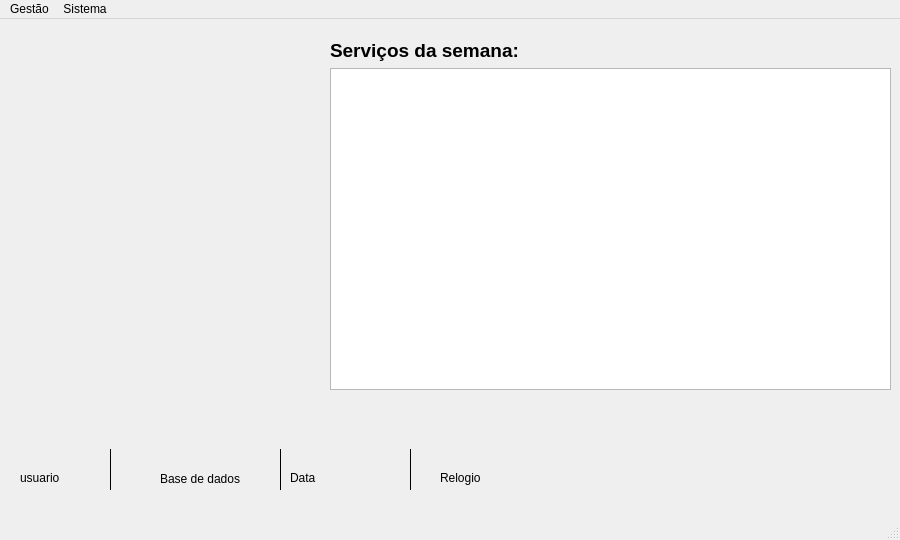
<?xml version="1.0" encoding="UTF-8"?>
<ui version="4.0">
 <class>Frm_principal</class>
 <widget class="QMainWindow" name="Frm_principal">
  <property name="geometry">
   <rect>
    <x>0</x>
    <y>0</y>
    <width>900</width>
    <height>540</height>
   </rect>
  </property>
  <property name="windowTitle">
   <string>Menu</string>
  </property>
  <widget class="QWidget" name="centralwidget">
   <widget class="QLabel" name="lb_base_dados">
    <property name="geometry">
     <rect>
      <x>160</x>
      <y>450</y>
      <width>101</width>
      <height>20</height>
     </rect>
    </property>
    <property name="frameShape">
     <enum>QFrame::NoFrame</enum>
    </property>
    <property name="frameShadow">
     <enum>QFrame::Plain</enum>
    </property>
    <property name="text">
     <string>Base de dados</string>
    </property>
   </widget>
   <widget class="QLabel" name="lb_nome_usuario">
    <property name="geometry">
     <rect>
      <x>20</x>
      <y>450</y>
      <width>67</width>
      <height>17</height>
     </rect>
    </property>
    <property name="text">
     <string>usuario</string>
    </property>
   </widget>
   <widget class="QLabel" name="lb_relogio">
    <property name="geometry">
     <rect>
      <x>440</x>
      <y>450</y>
      <width>67</width>
      <height>17</height>
     </rect>
    </property>
    <property name="text">
     <string>Relogio</string>
    </property>
   </widget>
   <widget class="Line" name="line_2">
    <property name="geometry">
     <rect>
      <x>100</x>
      <y>430</y>
      <width>20</width>
      <height>41</height>
     </rect>
    </property>
    <property name="frameShadow">
     <enum>QFrame::Plain</enum>
    </property>
    <property name="lineWidth">
     <number>1</number>
    </property>
    <property name="orientation">
     <enum>Qt::Vertical</enum>
    </property>
   </widget>
   <widget class="Line" name="line_3">
    <property name="geometry">
     <rect>
      <x>270</x>
      <y>430</y>
      <width>20</width>
      <height>41</height>
     </rect>
    </property>
    <property name="frameShadow">
     <enum>QFrame::Plain</enum>
    </property>
    <property name="lineWidth">
     <number>1</number>
    </property>
    <property name="orientation">
     <enum>Qt::Vertical</enum>
    </property>
   </widget>
   <widget class="Line" name="line_4">
    <property name="geometry">
     <rect>
      <x>400</x>
      <y>430</y>
      <width>20</width>
      <height>41</height>
     </rect>
    </property>
    <property name="frameShadow">
     <enum>QFrame::Plain</enum>
    </property>
    <property name="lineWidth">
     <number>1</number>
    </property>
    <property name="orientation">
     <enum>Qt::Vertical</enum>
    </property>
   </widget>
   <widget class="QLabel" name="lb_data">
    <property name="geometry">
     <rect>
      <x>290</x>
      <y>450</y>
      <width>111</width>
      <height>17</height>
     </rect>
    </property>
    <property name="text">
     <string>Data</string>
    </property>
   </widget>
   <widget class="QLabel" name="label">
    <property name="geometry">
     <rect>
      <x>10</x>
      <y>70</y>
      <width>301</width>
      <height>131</height>
     </rect>
    </property>
    <property name="text">
     <string/>
    </property>
    <property name="pixmap">
     <pixmap resource="Imagens.qrc">:/Imagens/logo_menu.png</pixmap>
    </property>
   </widget>
   <widget class="QWidget" name="layoutWidget">
    <property name="geometry">
     <rect>
      <x>330</x>
      <y>20</y>
      <width>561</width>
      <height>351</height>
     </rect>
    </property>
    <layout class="QVBoxLayout" name="verticalLayout">
     <item>
      <widget class="QLabel" name="label_2">
       <property name="text">
        <string>&lt;html&gt;&lt;head/&gt;&lt;body&gt;&lt;p&gt;&lt;span style=&quot; font-size:14pt; font-weight:700;&quot;&gt;Serviços da semana:&lt;/span&gt;&lt;/p&gt;&lt;/body&gt;&lt;/html&gt;</string>
       </property>
      </widget>
     </item>
     <item>
      <widget class="QTableWidget" name="tw_listaservicos"/>
     </item>
    </layout>
   </widget>
  </widget>
  <widget class="QMenuBar" name="menubar">
   <property name="geometry">
    <rect>
     <x>0</x>
     <y>0</y>
     <width>900</width>
     <height>22</height>
    </rect>
   </property>
   <widget class="QMenu" name="menuGest_o">
    <property name="title">
     <string>Gestão</string>
    </property>
    <widget class="QMenu" name="menuVe_culos">
     <property name="title">
      <string>Veículos</string>
     </property>
     <addaction name="actionCadastro_de_Marcas"/>
     <addaction name="actionCadastro_de_Modelos"/>
     <addaction name="separator"/>
     <addaction name="actionCadastro_de_Ve_culos_de_Clientes"/>
    </widget>
    <widget class="QMenu" name="menuVendas_2">
     <property name="title">
      <string>Vendas</string>
     </property>
     <addaction name="actionNova_Venda"/>
     <addaction name="actionGestao_Vendas"/>
    </widget>
    <widget class="QMenu" name="menuServi_os_2">
     <property name="title">
      <string>Serviços</string>
     </property>
     <addaction name="actionAgendar_Servi_o"/>
     <addaction name="actionOrdem_de_Servi_o"/>
    </widget>
    <addaction name="separator"/>
    <addaction name="actionUsu_rios"/>
    <addaction name="actionClientes"/>
    <addaction name="actionFornecedores"/>
    <addaction name="menuVe_culos"/>
    <addaction name="actionEstoque"/>
    <addaction name="separator"/>
    <addaction name="menuVendas_2"/>
    <addaction name="menuServi_os_2"/>
   </widget>
   <widget class="QMenu" name="menuSistema">
    <property name="title">
     <string>Sistema</string>
    </property>
    <addaction name="separator"/>
    <addaction name="actionSobre"/>
    <addaction name="actionSair"/>
   </widget>
   <addaction name="menuGest_o"/>
   <addaction name="menuSistema"/>
  </widget>
  <widget class="QStatusBar" name="statusbar"/>
  <action name="actionUsu_rios">
   <property name="text">
    <string>Usuários</string>
   </property>
  </action>
  <action name="actionClientes">
   <property name="text">
    <string>Clientes</string>
   </property>
  </action>
  <action name="actionFornecedores">
   <property name="text">
    <string>Fornecedores</string>
   </property>
  </action>
  <action name="actionCadastro_de_Marcas">
   <property name="text">
    <string>Gestao de Marcas</string>
   </property>
  </action>
  <action name="actionCadastro_de_Modelos">
   <property name="text">
    <string>Gestao de Modelos</string>
   </property>
  </action>
  <action name="actionCadastro_de_Ve_culos_de_Clientes">
   <property name="text">
    <string>Gestao de Veículos de Clientes</string>
   </property>
  </action>
  <action name="actionEstoque">
   <property name="text">
    <string>Estoque</string>
   </property>
  </action>
  <action name="actionNova_Venda">
   <property name="text">
    <string>Nova Venda</string>
   </property>
  </action>
  <action name="actionGestao_Vendas">
   <property name="text">
    <string>Gestao Vendas</string>
   </property>
  </action>
  <action name="actionAgendar_Servi_o">
   <property name="text">
    <string>Agendar Serviço</string>
   </property>
  </action>
  <action name="actionOrdem_de_Servi_o">
   <property name="text">
    <string>Ordem de Serviço</string>
   </property>
  </action>
  <action name="actionSobre">
   <property name="text">
    <string>Sobre</string>
   </property>
  </action>
  <action name="actionSair">
   <property name="text">
    <string>Sair</string>
   </property>
  </action>
 </widget>
 <resources>
  <include location="Imagens.qrc"/>
 </resources>
 <connections/>
</ui>
